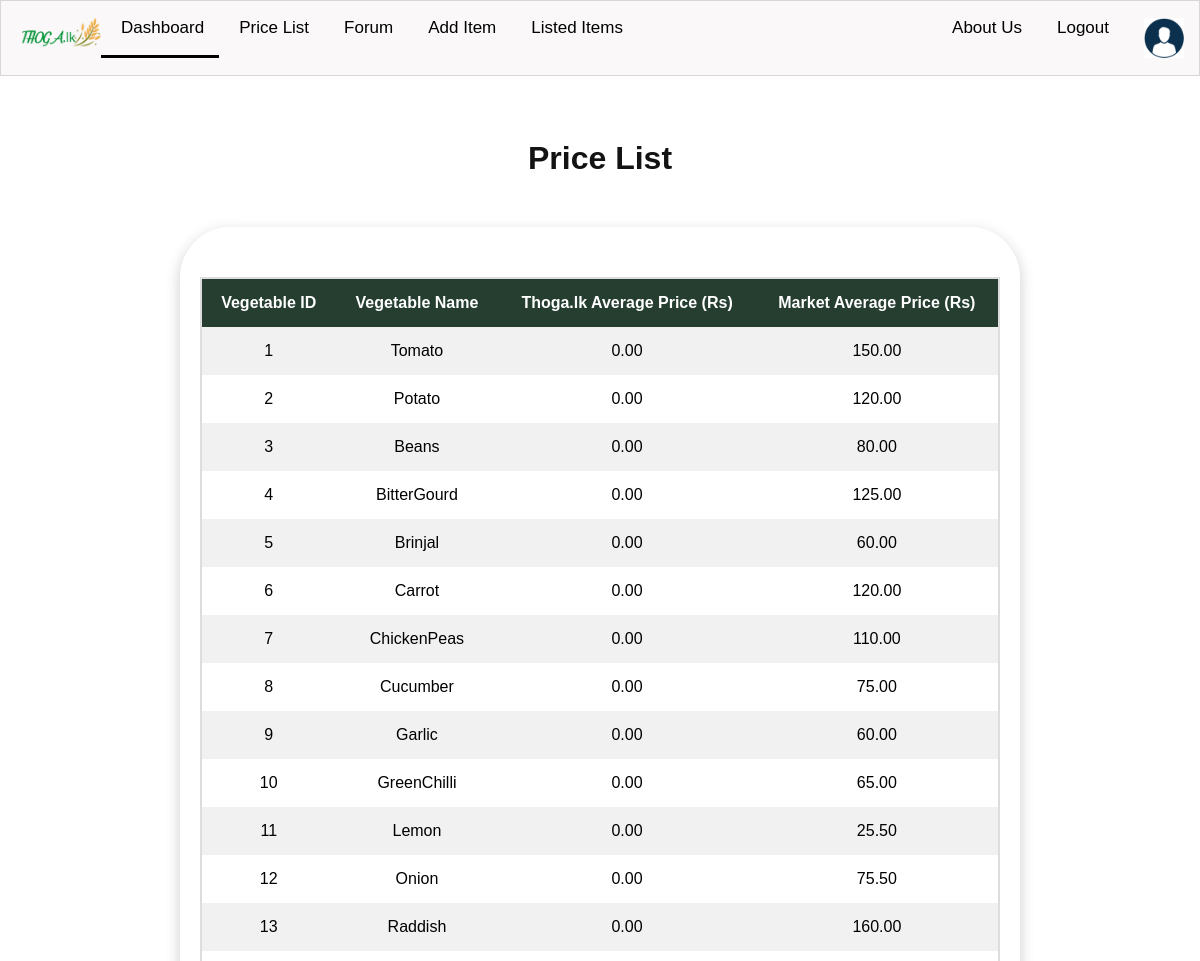
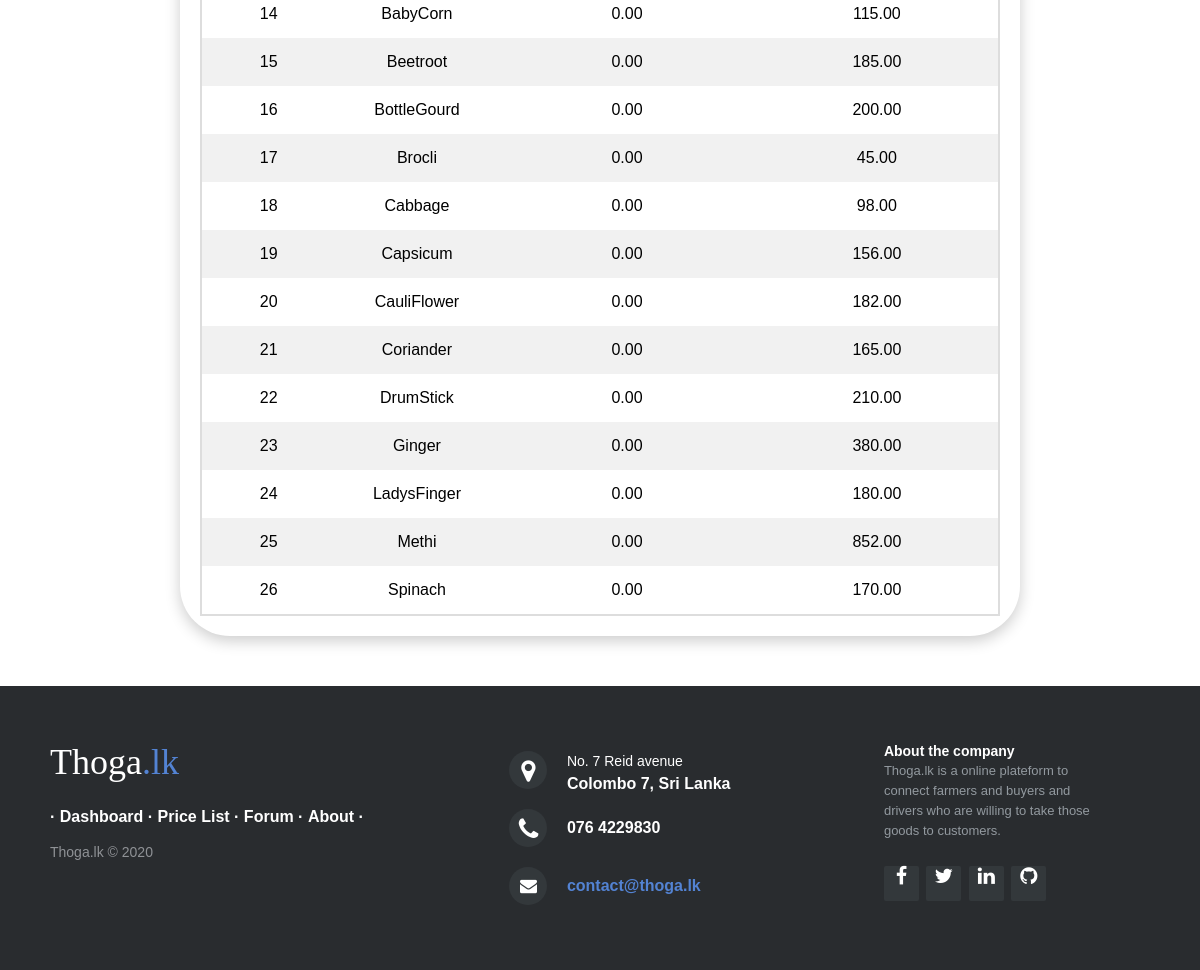
The app's page /mentor/view_price (signed in) with its own data (2 pictures, top to bottom).
### tables this page shows
CREATE TABLE `vegetable` (
  `vege_id` int(11) NOT NULL,
  `vege_name` varchar(50) NOT NULL,
  `image` varchar(50) NOT NULL,
  `current_price` float NOT NULL,
  `prev_price` float NOT NULL
);

### core/View.php (called while the page is built, shortened)
<?php
class View
{
private $render = FALSE;
public function __construct($template)
{
    try {
        $file = __DIR__ ."/../app/views/" . $template . ".php";
        if (file_exists($file)) {
            $this->render = $file;
        } else {
            echo "Not found";
            die();
        }
    }
    catch (Error $e) {
        echo "Error";
    }
}
public function __destruct()
{
    include($this->render);
}
}
?>

### core/db_model.php (called while the page is built, shortened)
<?php
require_once('db_connection.php');
class db_model{
	function __construct(){
		$db = new db_Connection();
        $this->connection =  $db->getConnection();
	}
	function read($tableName,$args,$whereArgs){
		  $sql='SELECT ';
		 foreach ($args as $key => $value)
		  	 $sql.=$value.',';
		  $sql=rtrim($sql,',');
	   $sql.=' FROM '.$tableName;
	   $sql=$this->appendSemicolon($sql);
		$finale=array();
		$result = $this->connection->query($sql);
		if($result){
		while($row=mysqli_fetch_assoc($result))
			array_push($finale,$row);
		return $finale;
		}
		else
			return 'Error at db_MODEL/read';
	}
	function appendSemicolon($sql){
		if(substr($sql,-1)!=';')
			return $sql.' ;';
	}
}
?>

### core/db_connection.php (called while the page is built, shortened)
<?php
class db_connection{
	function getConnection(){
		$conn = new mysqli('localhost', 'root', '' , 'thoga.lk');
		return $conn;
  }
}
?>

### app/models/vegetablesModel.php (called while the page is built, shortened)
<?php
require_once(__DIR__.'/../../core/db_model.php');
class vegetablesModel extends db_model{
    public function getmprices(){
        return $this->read('vegetable',array('*'),null);
    }
}

### app/controller/mentorController.php (called while the page is built, shortened)
<?php
require_once(__DIR__.'/../../core/View.php');
require_once(__DIR__.'/../models/vegetablesModel.php');
class mentorController{
    function __construct(){
        $this->vegeModel = new vegetablesModel();
    }
    public function view_price(){
        $market=$this->vegeModel->getmprices();
    }
}
?>

### app/views/mentor/mentor_price.php (the view, shortened to what this page needs)
<html>
<head>
<link rel="stylesheet" type="text/css" href="/thoga.lk/public/stylesheets/Farmer/price.css">
</head>
<body>
<?php include 'navbar_dash.php'; ?>
<h1 class="title">Price List</h1>
<div class="container">
  <div style="overflow-x:auto;">
  <table align="center">
    <tr>
      <th>Vegetable ID</th>
      <th>Vegetable Name</th>
      <th>Thoga.lk Average Price (Rs)</th>
      <th>Market Average Price (Rs)</th>
    </tr>
    <?php foreach ($marketp as $key=>$values){
      ?>
    <tr>
      <td><?php echo $values['vege_id']?></td>
      <td><?php echo $values['vege_name']?></td>
      <td><?php echo number_format($values['prev_price'],2)?></td>
      <td><?php echo number_format($values['current_price'],2)?></td>
    </tr>
    <?php }?>
  </table>
</div>
</div>
</body>
<?php include("footer.php"); ?>
</html>

### index.php (shortened to what this page needs)
<?php
$dir_name  = dirname($_SERVER['SCRIPT_NAME']);
$path = substr_replace(trim($_SERVER['REQUEST_URI'], '/'), '', 0, strlen($dir_name));
$request_path_only = explode("?", $path)[0];
foreach ($routes as $route => $controller_route) {
    if ($route == $request_path_only) {
        $split = explode("@", $controller_route);
        $method = $split[1];
        $cont = new $name();
        call_user_func([$cont, $method]);
    }
}
die();

### public/stylesheets/Farmer/price.css (style rules this page uses)
.title { font-family: sans-serif; color: #141314; text-align: center; margin-top: 140px; }
* { box-sizing: border-box; }
.container { padding: 20px; color: white; text-align: center; width:70%; background:white; margin: auto; margin-bottom: 50px; box-sizing:border-box; font-size:18px; border-radius: 50px; box-shadow:0 5px 15px rgba(0,0,0,.2); font-style: bold; margin-top: 50px; }
table { border-collapse: collapse; border-spacing: 0; width: 100%; border: 2px solid #ddd; margin-top: 30px; }
th { background-color: #253E30; color: white; }
th, td { text-align: center; padding: 15px; }
tr:nth-child(even) { background-color: #f1f1f1; }

### public/stylesheets/Farmer/navbar_dash.css (style rules this page uses)
body { margin: 0; font-family: Arial, Helvetica, sans-serif; margin-left: 0; margin-top: 60px; }

### records on screen
vegetable: vege_id "1", vege_name "Tomato", prev_price "0.00", current_price "150.00"
vegetable: vege_id "2", vege_name "Potato", prev_price "0.00", current_price "120.00"
vegetable: vege_id "3", vege_name "Beans", prev_price "0.00", current_price "80.00"
vegetable: vege_id "4", vege_name "BitterGourd", prev_price "0.00", current_price "125.00"
vegetable: vege_id "5", vege_name "Brinjal", prev_price "0.00", current_price "60.00"
vegetable: vege_id "6", vege_name "Carrot", prev_price "0.00", current_price "120.00"
vegetable: vege_id "7", vege_name "ChickenPeas", prev_price "0.00", current_price "110.00"
vegetable: vege_id "8", vege_name "Cucumber", prev_price "0.00", current_price "75.00"
vegetable: vege_id "9", vege_name "Garlic", prev_price "0.00", current_price "60.00"
vegetable: vege_id "10", vege_name "GreenChilli", prev_price "0.00", current_price "65.00"
vegetable: vege_id "11", vege_name "Lemon", prev_price "0.00", current_price "25.50"
vegetable: vege_id "12", vege_name "Onion", prev_price "0.00", current_price "75.50"
vegetable: vege_id "13", vege_name "Raddish", prev_price "0.00", current_price "160.00"
vegetable: vege_id "14", vege_name "BabyCorn", prev_price "0.00", current_price "115.00"
vegetable: vege_id "15", vege_name "Beetroot", prev_price "0.00", current_price "185.00"
vegetable: vege_id "16", vege_name "BottleGourd", prev_price "0.00", current_price "200.00"
vegetable: vege_id "17", vege_name "Brocli", prev_price "0.00", current_price "45.00"
vegetable: vege_id "18", vege_name "Cabbage", prev_price "0.00", current_price "98.00"
vegetable: vege_id "19", vege_name "Capsicum", prev_price "0.00", current_price "156.00"
vegetable: vege_id "20", vege_name "CauliFlower", prev_price "0.00", current_price "182.00"
vegetable: vege_id "21", vege_name "Coriander", prev_price "0.00", current_price "165.00"
vegetable: vege_id "22", vege_name "DrumStick", prev_price "0.00", current_price "210.00"
vegetable: vege_id "23", vege_name "Ginger", prev_price "0.00", current_price "380.00"
vegetable: vege_id "24", vege_name "LadysFinger", prev_price "0.00", current_price "180.00"
vegetable: vege_id "25", vege_name "Methi", prev_price "0.00", current_price "852.00"
vegetable: vege_id "26", vege_name "Spinach", prev_price "0.00", current_price "170.00"
